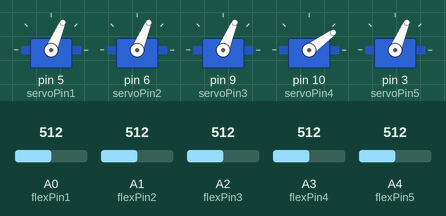
The sketch below on a simulated Arduino Uno, built with avr-gcc and run on an emulated ATmega328P. On the bench: 5 × servo. The test bench sets the inputs (shaded band); at power-on: A0 (flexPin1) = 512, A1 (flexPin2) = 512, A2 (flexPin3) = 512, A3 (flexPin4) = 512, A4 (flexPin5) = 512.

Above: at 1.2 s.
1.3 s: A0 (flexPin1) set to 716
At 2.5 s:
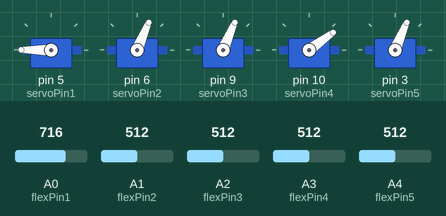
2.8 s: A1 (flexPin2) set to 716
At 3.9 s:
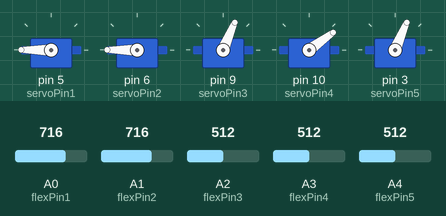
4.3 s: A2 (flexPin3) set to 716
At 5.0 s:
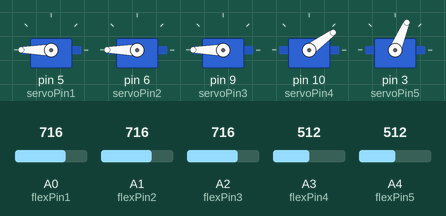
5.8 s: A3 (flexPin4) set to 716
At 6.2 s:
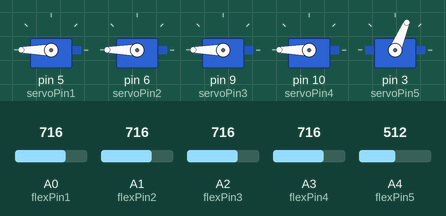
7.3 s: A4 (flexPin5) set to 716
At 8.5 s:
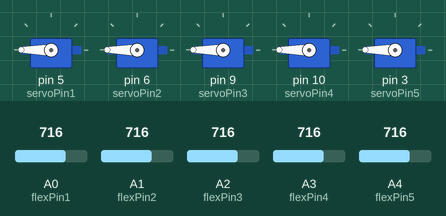
8.8 s: A0 (flexPin1) set to 306
At 9.7 s:
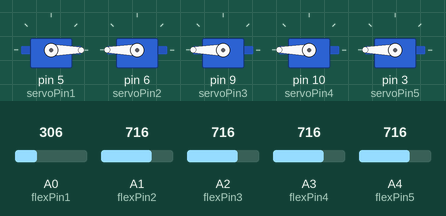
Timing chart, 0 to 11.3 s (numbered marks = the images above; inputs shaded):
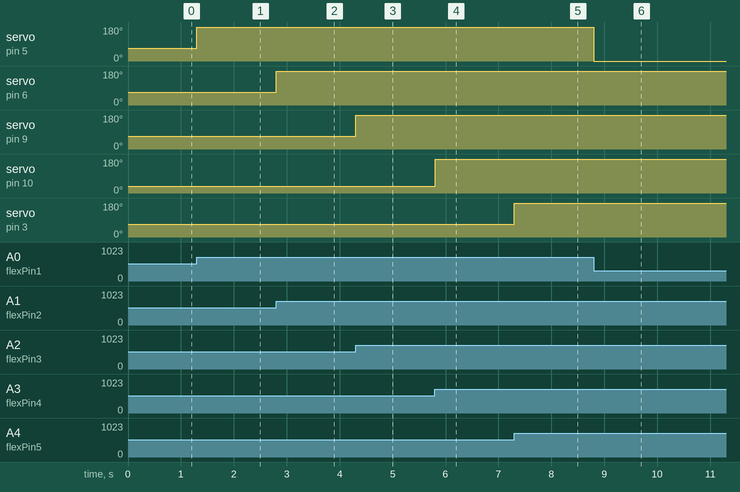

The sketch:

_3D_printed_robotic_hand_jul11.ino
```cpp
//Define sensors and servos

#include <Servo.h> //Includes servo library

Servo finger1, finger2, finger3, finger4, finger5;

int servoPin1 = 5;
int servoPin2 = 6;
int servoPin3 = 9;
int servoPin4 = 10;
int servoPin5 = 3;

int flexPin1 = A0;
int flexPin2 = A1;
int flexPin3 = A2;
int flexPin4 = A3;
int flexPin5 = A4;

void setup()
{
  //Attach the servo objects to their respective pins
  finger1.attach(servoPin1);
  finger2.attach(servoPin2);
  finger3.attach(servoPin3);
  finger4.attach(servoPin4);
  finger5.attach(servoPin5);

  /* set each servo pin to output; I'm not acutally sure if this is
  even necessary, but I did just in case it is */
  pinMode(servoPin1, OUTPUT);
  pinMode(servoPin2, OUTPUT);
  pinMode(servoPin3, OUTPUT);
  pinMode(servoPin4, OUTPUT);
  pinMode(servoPin5, OUTPUT);

  //Set each flex sensor pin to input: this is necessary
  pinMode(flexPin1, INPUT);
  pinMode(flexPin2, INPUT);
  pinMode(flexPin3, INPUT);
  pinMode(flexPin4, INPUT);
  pinMode(flexPin5, INPUT);


}

void loop()
{
  //Defines analog input variables
  int flex1 = analogRead(flexPin1);
  int flex2 = analogRead(flexPin2);
  int flex3 = analogRead(flexPin3);
  int flex4 = analogRead(flexPin4);
  int flex5 = analogRead(flexPin5);

  /* Defines "pos" variables as being proportional to the flex inputs.
  The 400 to 700 value range seemed adequate for my sensors, but you can change
  yours accordingly. */
  int pos1 = map(flex1, 400, 700, 0, 180);
  pos1 = constrain(pos1, 0, 180);
  int pos2 = map(flex2, 400, 700, 0, 180);
  pos2 = constrain(pos2, 0, 180);
  int pos3 = map(flex3, 400, 700, 0, 180);
  pos3 = constrain(pos3, 0, 180);
  int pos4 = map(flex4, 480, 640, 0, 180);
  pos4 = constrain(pos4, 0, 180);
  int pos5 = map(flex5, 400, 700, 0, 180);
  pos5 = constrain(pos5, 0, 180);

  //Tells servos to move by the amount specified in the "pos" variables
  finger1.write(pos1);
  finger2.write(pos2);
  finger3.write(pos3);
  finger4.write(pos4);
  finger5.write(pos5);
}
```

Measured:
- after the input at 1.3 s, servo on pin 5 (servoPin1): 67° → 180° at once
- after the input at 2.8 s, servo on pin 6 (servoPin2): 67° → 180° at once
- after the input at 4.3 s, servo on pin 9 (servoPin3): 67° → 180° at once
- after the input at 5.8 s, servo on pin 10 (servoPin4): 36° → 180° at once
- after the input at 7.3 s, servo on pin 3 (servoPin5): 67° → 180° at once
- after the input at 8.8 s, servo on pin 5 (servoPin1): 180° → 0° at once
